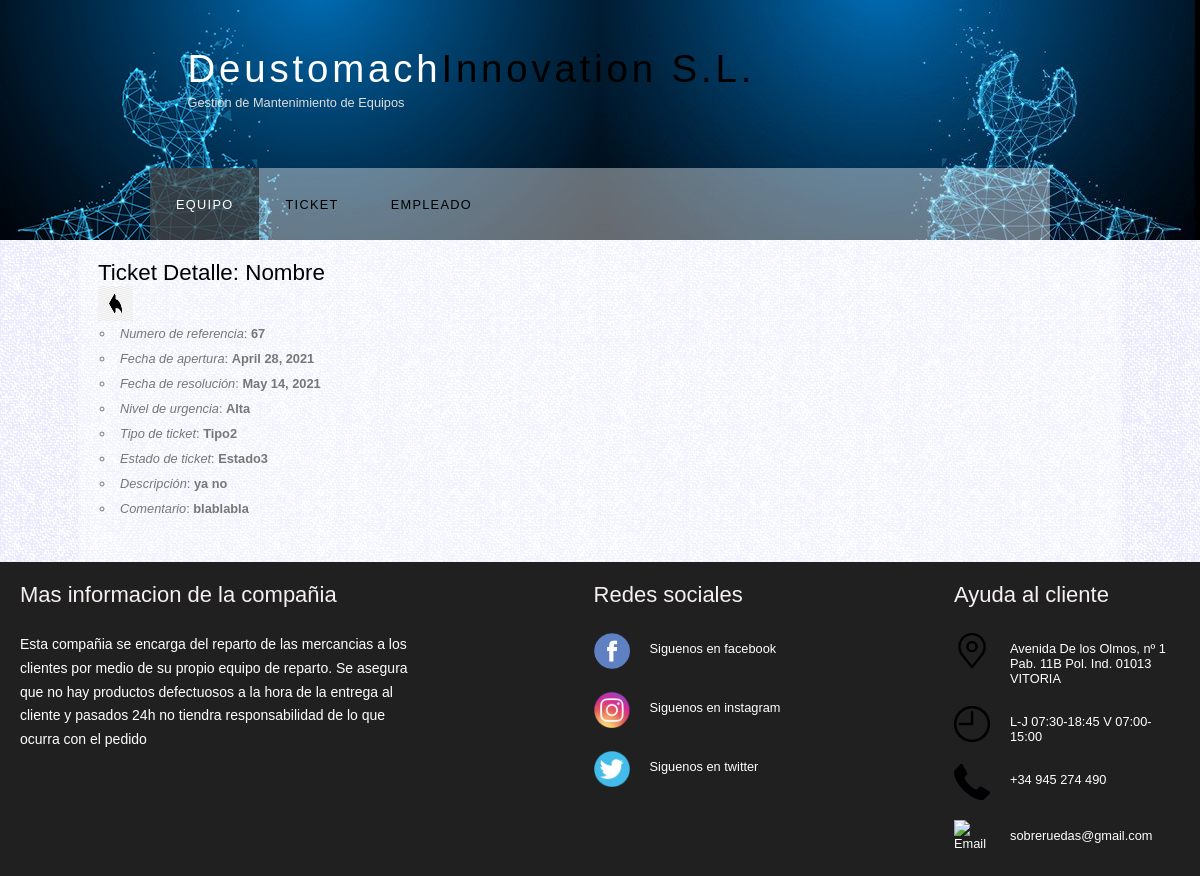
Page /myapp/detailTicket/1/ on the committed database.
### myapp/models.py (models this page shows)
class Ticket(models.Model):
   numeroreferencia = models.IntegerField(default=0)
   titulo = models.CharField(max_length =50)
   descripcion = models.TextField(max_length =1000)
   fecha_apertura = models.DateField()
   fecha_resolucion = models.DateField()
   nivel_urgencia = models.CharField(max_length = 50)
   tipo_ticket = models.CharField(max_length=50)
   estado_ticket = models.CharField(max_length=50)
   comentario = models.TextField(max_length =1000)
   FK_Equipo_ID = models.ForeignKey(Equipo, on_delete=models.CASCADE)
   FK_Empleado_ID = models.ForeignKey(Empleado, on_delete=models.CASCADE)

### myapp/views.py (the view)
# urls.py: path('detailTicket/<int:pk>/', TicketDetailView.as_view(), name='DetailTicket'),
class TicketDetailView(DetailView):
    model = Ticket
    template_name = 'detailTicket.html'
    queryset = Ticket.objects.all()

### myapp/templates/detailTicket.html
{% extends 'base.html' %}
{% load static %}
{% block main %}
<div >
    <div >
        <h2>Ticket Detalle: {{ object.titulo }}</h2>
        <a href="http://127.0.0.1:8000/myapp/listaTicket/"><img class="atras" src="{% static 'imagenes/atras.png' %}" width="35px" height="35px" title="Pulsa para volver a la página anterior"></a>
        <ul>
            <li><em>Numero de referencia</em>: <strong>{{ object.numeroreferencia }}</strong></li>
            <li><em>Fecha de apertura</em>: <strong>{{ object.fecha_apertura }}</strong></li>
            <li><em>Fecha de resolución</em>: <strong>{{ object.fecha_resolucion }}</strong></li>
            <li><em>Nivel de urgencia</em>: <strong>{{ object.nivel_urgencia }}</strong></li>
            <li><em>Tipo de ticket</em>: <strong>{{ object.tipo_ticket }}</strong></li>
            <li><em>Estado de ticket</em>: <strong>{{ object.estado_ticket }}</strong></li>
            <li><em>Descripción</em>: <strong>{{ object.descripcion }}</strong></li>
            <li><em>Comentario</em>: <strong>{{ object.comentario }}</strong></li>
        </ul>
    </div>
</div>
{% endblock %}

### myapp/static/style/style.css (style rules this page uses)
html { height: 100%; }
* { margin: 0; padding: 0; }
body { font: normal .80em 'trebuchet ms', arial, sans-serif; background: #F0EFE2 url(../imagenes/background.png) repeat; color: #777; }
img { border: 0; }
h2 { font: normal 175% 'century gothic', arial, sans-serif; color: #000; }
a, a:hover { outline: none; text-decoration: underline; color: #000; }
ul { margin: 2px 0 22px 17px; }
ul li { list-style-type: circle; margin: 0 0 6px 0; padding: 0 0 4px 5px; }

### rows in the picture
Ticket: titulo "Nombre", numeroreferencia "67", fecha_apertura "April 28, 2021", fecha_resolucion "May 14, 2021", nivel_urgencia "Alta", tipo_ticket "Tipo2", estado_ticket "Estado3", descripcion "ya no", comentario "blablabla"
